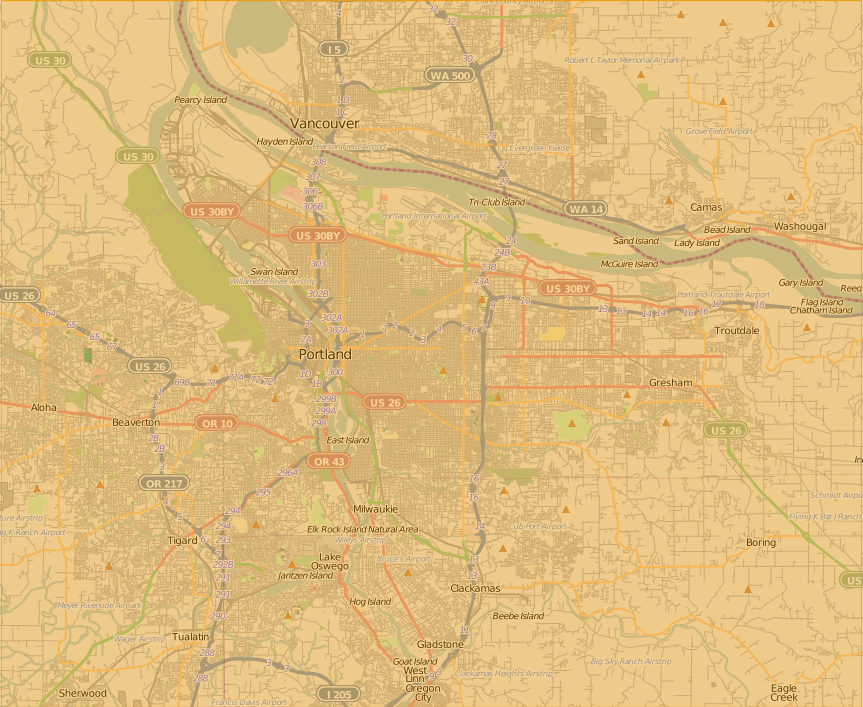
#> input picture KMeans/Ch10_K-Means/Portland.png, 863 x 707 px
$ python App_KMeans_mapCluster.py
#> lines starting #> are read from the running program, lines starting #| are printed output that depends on the picture
### KMeans/ML_KMeans.py
# -*- coding: utf-8 -*-
"""
Created on Thu Dec 28 19:53:33 2017

@author: Flame
"""
import numpy as np
import math
import re

# [13 lines left out: function loadDataSet, not called in this run]

def distEclud(vecA, vecB):
    return math.sqrt(sum(np.power(vecA-vecB, 2)))

def distSLC(pointA, pointB):
    #计算在地球上任意两个地点的距离：根据经纬度计算，目前能计算同一个半球两点距离
    #point：1*2矩阵，point[0,0]:纬度，point[0,1]:经度
    R = 6371 #地球半径
    x1 = math.cos(pointA[0]/180*math.pi)*math.cos(pointA[1]*math.pi/180)
    y1 = math.cos(pointA[0]/180*math.pi)*math.sin(pointA[1]*math.pi/180)
    z1 = math.sin(pointA[0]/180*math.pi)
    x2 = math.cos(pointB[0]/180*math.pi)*math.cos(pointB[1]*math.pi/180)
    y2 = math.cos(pointB[0]/180*math.pi)*math.sin(pointB[1]*math.pi/180)
    z2 = math.sin(pointB[0]/180*math.pi)
    Angle = math.acos(x1*x2+y1*y2+z1*z2)
    Dist = Angle*R
    return Dist

def randCent(dataSet, k):

    n = dataSet.shape[1]  #属性数目
    centroids = np.mat(np.zeros((k,n)))
    for j in range(n):
        minJ = min(dataSet[:,j])
        rangeJ = float(max(dataSet[:,j])-minJ)
        centroids[:,j] = minJ + rangeJ * np.random.rand(k, 1)
    centroids=np.array(centroids)
    return centroids

def KMeans(dataSet, k, distMeans=distEclud, createCent=randCent):
    # dataSet array类型
    m = dataSet.shape[0]
    clusterAssment = np.mat(np.zeros((m,2)))
    centroids = createCent(dataSet, k)
    clusterChange = True
    kk = 0
    while clusterChange:
        kk = kk + 1
        print(kk)
        clusterChange=False
        for i in range(m):
            minDist = float('inf')
            minIndex = -1
            for j in range(k):
                distJI = distMeans(centroids[j,:],dataSet[i,:])
                if distJI<minDist:
                    minDist = distJI
                    minIndex = j
            if clusterAssment[i,0] !=minIndex:
                clusterChange=True
            clusterAssment[i]=minIndex, minDist**2
        # 计算质心
        print (centroids)
        for cent in range(k):
            ptsInClust = dataSet[np.nonzero(clusterAssment[:,0].A==cent)[0]]
            centroids[cent,:]=np.mean(ptsInClust,axis=0)
    return centroids, clusterAssment
    # 返回类型：centroids：array
    # clusterAssment：mat类型

def biKMeans(dataSet, k, distMeans=distEclud):
    m = dataSet.shape[0]
    clusterAssment = np.mat(np.zeros((m,2)))
    centroid0 = np.mean(dataSet,axis=0)   # array类型
    centList = [centroid0]   #centList list类型,存储质心信息，每个质心均为array类型
    for j in range(m):
        clusterAssment[j,1]=distMeans(centroid0, dataSet[j,:])**2
    # lowestSSE = float('inf')
    lowestSSE = np.sum(clusterAssment[:,1])
    while (len(centList)<k):
        for i in range(len(centList)):
            ptsIncurrCluster = dataSet[np.nonzero(clusterAssment[:, 0].A==i)[0]]  #array类型
            centroidnarray,splitClustASS=KMeans(ptsIncurrCluster, 2, distMeans)  #centroidMat  array类型
            # splitClustASS mat类型
            sseSplit = np.sum(splitClustASS[:,1])
            ssenotSplit=np.sum(clusterAssment[np.nonzero(clusterAssment[:, 0].A!=i)[0], 1])
            print('sseSplit:',sseSplit)
            if (sseSplit + ssenotSplit < lowestSSE):
                bestCenToSplit = i
                bestNewCents = centroidnarray  # 分割质心信息
                bestClustAss = splitClustASS.copy()  #创建新的mat矩阵bestClustAss，并且将splitClustASS复制进去
                #并不是直接等于，直接等于的话，两者指向同一内存
                lowestSSE = sseSplit + ssenotSplit
            #循环得到最佳的分割集合，使SSE最小
        #重新更新簇及分配结果
        #将集合分割的部分其中一块设为新簇
        # bestClustAss分到了第几块，新簇
        bestClustAss[np.array(np.nonzero(bestClustAss[:,0].A==1)[0]),0]=len(centList)
        # 分的原数据集之前的簇数，旧簇
        bestClustAss[np.nonzero(bestClustAss[:,0].A==0)[0],0]=bestCenToSplit
        print('第',len(centList),'次分割的最好的簇号：', bestCenToSplit)
        print('待分割簇的数据个数：',len(bestClustAss))
        #修改质心信息数据点
        centList[bestCenToSplit]=bestNewCents[0,:]
        centList.append(bestNewCents[1,:])
        # 原始的簇号信息和距离信息，原簇号中为bestCenToSplit的重新更新簇号和距离信息
        clusterAssment[np.nonzero(clusterAssment[:,0].A==bestCenToSplit)[0],:]=bestClustAss
    return np.array(centList),clusterAssment
    # 返回类型：质心位置信息：array
    # 距离和簇号clusterAssment：mat类型


### KMeans/App_KMeans_mapCluster.py
# -*- coding: utf-8 -*-
"""
Created on Thu Jan  4 01:18:57 2018

@author: Flame
"""
from GoogleMapAPI_2 import Geocoding
import ML_KMeans
import re
import numpy as np
import matplotlib.pyplot as plt


def getGeofromfile(fileName):
    #从原始文件中读取信息，利用google地图获得地址的经纬度,保存到my_places.txt中
    fw = open("./Ch10_K-Means/my_places.txt", 'w')
    for line in open(fileName).readlines():
        line = line.strip()
        lineArr = re.split(r'\t',line)
        #print(lineArr)
        address=lineArr[1] + ' ' + lineArr[2]
        #print(address)
        lat,lng = Geocoding(address)
        print(lineArr[0], lat, lng)
        if lat==0 or lng==0:
            print('error fetching')
        else:
            fw.write('%s\t%f\t%f\n'  % (line,lat,lng))
    fw.close()


def clusterClubs(k=5):
#> called with k = 5
    dataList=[]  #存储每一个位置的经纬度
    fw = open("./Ch10_K-Means/my_places.txt")
#> (reads KMeans/Ch10_K-Means/my_places.txt from the repository)
    for line in fw.readlines():
        line = line.strip()
        lineArr = line.split('\t')
        dataList.append([float(lineArr[3]), float(lineArr[4])])
    dataSet = np.array(dataList)
    Centroids, clusterAss = ML_KMeans.biKMeans(dataSet,k,ML_KMeans.distSLC)
    fig = plt.figure()
    rect = [0.1, 0.1, 0.7, 0.8]
    scatterMatkers=['s','o','^','p','d','v','h','>','<']
    axprops = dict(xticks=[],yticks=[])
    ax0=fig.add_axes(rect, label='ax0',**axprops)
    imgP=plt.imread('./Ch10_K-Means/Portland.png') #加载图像
#> imgP is the input picture: shape (707, 863, 3) float32; mean R, G, B 0.876, 0.739, 0.495
    ax0.imshow(imgP)
    ax1 = fig.add_axes(rect, label='ax1',frameon=False)
    for i in range(k):
        ptsIncurrCluster = dataSet[np.nonzero(clusterAss[:,0].A==i)[0],:]
        markerStyle = scatterMatkers[i % len(scatterMatkers)]
        ax1.scatter(ptsIncurrCluster[:,1], ptsIncurrCluster[:,0], marker=markerStyle,s=90)
    ax1.scatter(Centroids[:,1],Centroids[:,0],marker='+',s=300)
    plt.show()
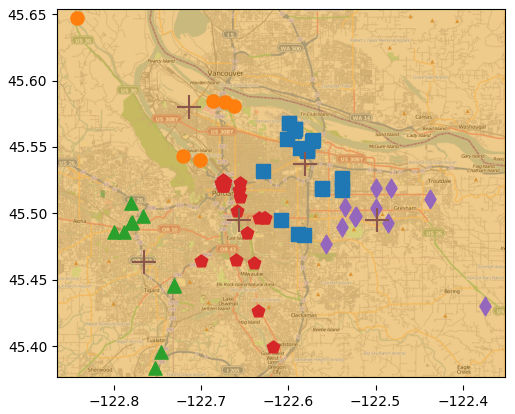
#> figure drawn by matplotlib, 2 panels

#在开始阶段执行一次生成my_places.txt即可
#fileName='./Ch10_K-Means/portlandClubs.txt'
#getGeofromfile(fileName)

if __name__ == '__main__':
    clusterClubs(5)
